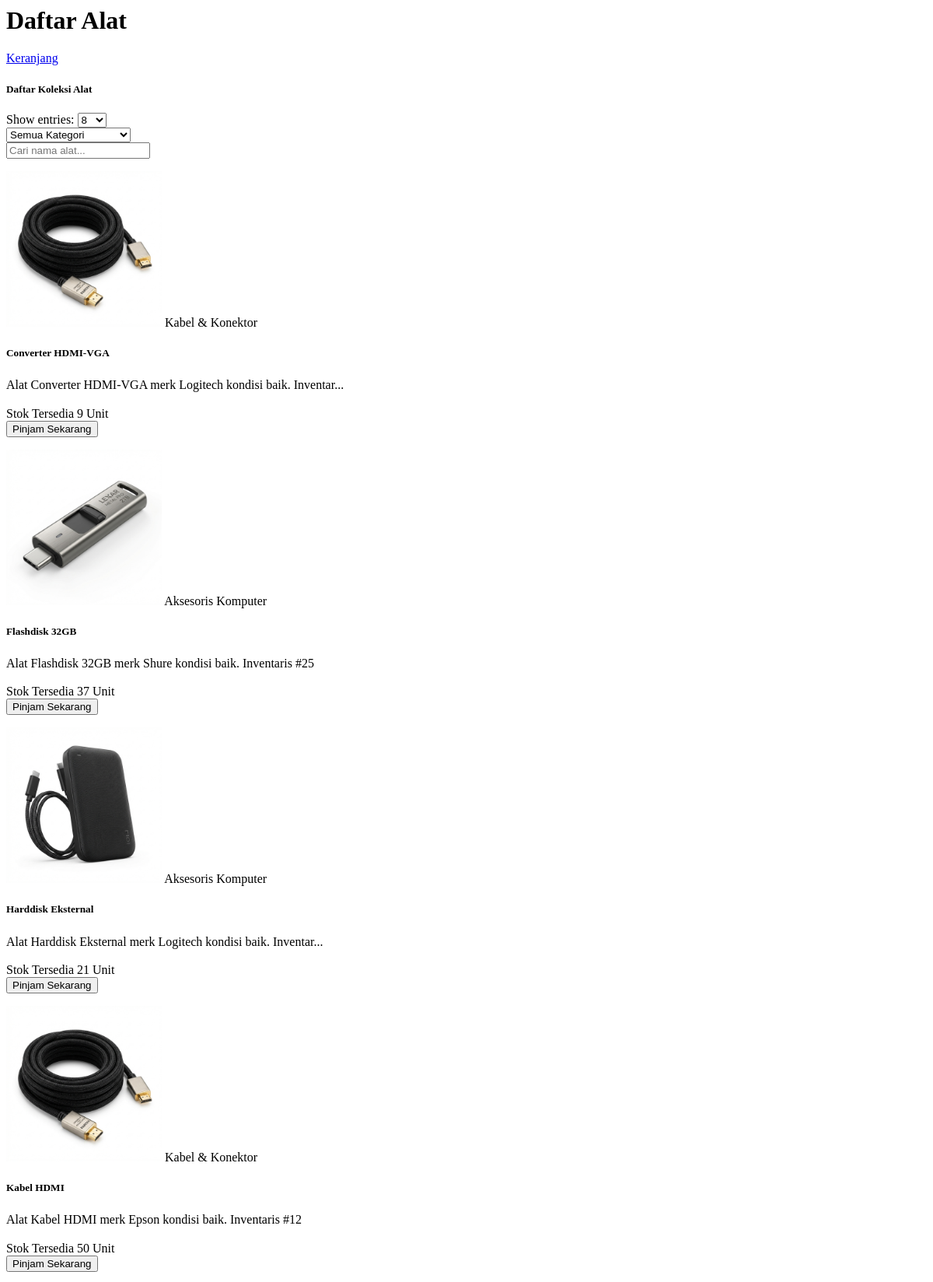
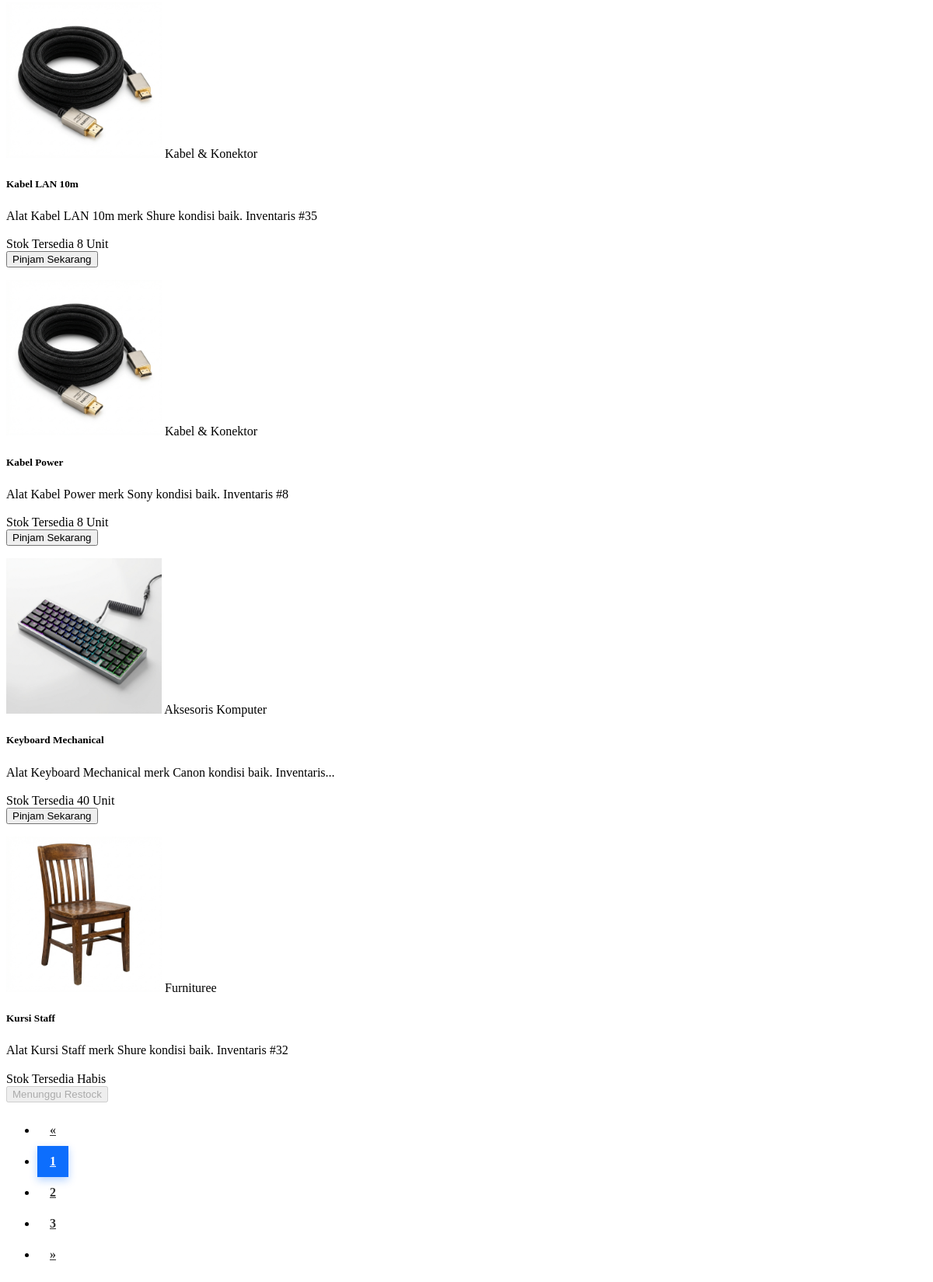
Page /peminjam/alat/index.php (signed in) on the committed database (2 pictures, top to bottom).
### tables this page shows
CREATE TABLE `alat` (
  `id_alat` int(11) NOT NULL,
  `id_kategori` int(11) NOT NULL,
  `nama_alat` varchar(100) NOT NULL,
  `deskripsi` text DEFAULT NULL,
  `stok` int(11) NOT NULL DEFAULT 0,
  `gambar` varchar(255) DEFAULT 'default.jpg'
);

CREATE TABLE `kategori` (
  `id_kategori` int(11) NOT NULL,
  `nama_kategori` varchar(50) NOT NULL
);

### admin/logic/alat_logic.php (called while the page is built, shortened)
<?php
require_once __DIR__ . '/../../config/database.php';
function ambil_alat_pagination($keyword = "", $limit = 8, $offset = 0, $kategori_id = "") {
    global $conn;
    $keyword = mysqli_real_escape_string($conn, $keyword);
    $kategori_id = mysqli_real_escape_string($conn, $kategori_id);
    $where_clauses = [];
    $where_sql = "";
    $query = "SELECT alat.*, kategori.nama_kategori
              FROM alat
              JOIN kategori ON alat.id_kategori = kategori.id_kategori
              $where_sql
              ORDER BY alat.nama_alat ASC
              LIMIT $limit OFFSET $offset";
    return mysqli_query($conn, $query);
}
function hitung_jumlah_alat($keyword = "", $kategori_id = "") {
    global $conn;
    $keyword = mysqli_real_escape_string($conn, $keyword);
    $kategori_id = mysqli_real_escape_string($conn, $kategori_id);
    $where_clauses = [];
    $where_sql = "";
    $query = "SELECT COUNT(*) as total
              FROM alat
              JOIN kategori ON alat.id_kategori = kategori.id_kategori
              $where_sql";
    $result = mysqli_query($conn, $query);
    $row = mysqli_fetch_assoc($result);
    return $row['total'];
}
?>

### functions/core/helper.php (called while the page is built, shortened)
<?php
function base_url($path = '') {
    return BASE_URL . $path;
}
?>

### peminjam/alat/index.php (the view, shortened to what this page needs)
<?php
require_once __DIR__ . '/../../config/database.php';
require_once __DIR__ . '/../../functions/core/helper.php';
require_once __DIR__ . '/../../admin/logic/alat_logic.php';
?>
            <div class="d-flex justify-content-between flex-wrap flex-md-nowrap align-items-center pt-3 pb-2 mb-3 border-bottom">
                <h1 class="h2">Daftar Alat</h1>
                <a href="index.php?page=keranjang" class="btn btn-success position-relative">
                    <i class="fas fa-shopping-cart"></i> Keranjang
                </a>
            </div>
<?php
$limit = isset($_GET['limit']) ? (int)$_GET['limit'] : 8;
$page_active = isset($_GET['halaman']) ? (int)$_GET['halaman'] : 1;
$start = ($limit * $page_active) - $limit;
$keyword = isset($_GET['q']) ? $_GET['q'] : '';
$kategori_id = isset($_GET['kategori']) ? $_GET['kategori'] : '';
$alats = ambil_alat_pagination($keyword, $limit, $start, $kategori_id);
$total_data = hitung_jumlah_alat($keyword, $kategori_id);
$total_pages = ceil($total_data / $limit);
?>
<div class="card shadow-sm border-0 mb-4">
    <div class="card-body p-3">
        <div class="d-flex justify-content-between flex-wrap align-items-center gap-3">
            <h5 class="m-0 fw-bold text-primary"><i class="fas fa-box-open me-2"></i>Daftar Koleksi Alat</h5>
            <form action="" method="GET" class="d-flex gap-3 align-items-center flex-wrap" onsubmit="return false;">
                <div class="d-flex align-items-center gap-2">
                    <span class="text-muted small fw-semibold">Show entries:</span>
                    <select name="limit" id="limit" class="form-select form-select-sm border-secondary-subtle" style="width: auto; cursor: pointer;">
                        <option value="8" <?= $limit == 8 ? 'selected' : '' ?>>8</option>
                    </select>
                </div>
                <select name="kategori" id="kategori" class="form-select form-select-sm border-secondary-subtle" style="width: 160px; cursor: pointer;">
                    <option value="">Semua Kategori</option>
                </select>
                <div class="input-group input-group-sm" style="width: 250px;">
                    <input type="text" name="q" id="keyword" class="form-control border-secondary-subtle" placeholder="Cari nama alat..." value="<?= htmlspecialchars($keyword) ?>" autocomplete="off">
                </div>
            </form>
        </div>
    </div>
</div>
<div id="container-alat">
    <?php if (mysqli_num_rows($alats) > 0): ?>
        <div class="row row-cols-1 row-cols-md-3 row-cols-lg-4 g-4 mb-5">
            <?php while($row = mysqli_fetch_assoc($alats)): ?>
            <div class="col">
                <div class="card h-100 shadow-sm border-0 hover-transform" style="transition: transform 0.2s;">
                    <div class="position-relative">
                        <img src="<?= base_url('assets/img/' . $row['gambar']) ?>" class="card-img-top object-fit-cover" alt="<?= $row['nama_alat'] ?>" style="height: 200px;">
                        <span class="position-absolute top-0 end-0 m-2 badge bg-white text-dark shadow-sm opacity-75">
                            <i class="fas fa-tag text-primary me-1"></i> <?= $row['nama_kategori'] ?>
                        </span>
                    </div>
                    <div class="card-body d-flex flex-column p-3">
                        <h5 class="card-title fw-bold text-dark mb-1"><?= $row['nama_alat'] ?></h5>
                        <p class="card-text small text-muted mb-3" style="line-height: 1.4;">
                            <?= substr($row['deskripsi'], 0, 60) ?><?= strlen($row['deskripsi']) > 60 ? '...' : '' ?>
                        </p>
                        <div class="mt-auto">
                            <div class="d-flex justify-content-between align-items-center mb-3">
                                <span class="small text-muted">Stok Tersedia</span>
                                <?php if($row['stok'] > 0): ?>
                                    <span class="fw-bold text-success"><?= $row['stok'] ?> Unit</span>
                                <?php else: ?>
                                    <span class="badge bg-danger">Habis</span>
                                <?php endif; ?>
                            </div>
                            <?php if ($row['stok'] > 0): ?>
                            <form method="POST" class="d-grid">
                                <button type="submit" name="add_to_cart" class="btn btn-primary rounded-pill btn-sm py-2 fw-semibold">
                                    <i class="fas fa-cart-plus me-2"></i>Pinjam Sekarang
                                </button>
                            </form>
                            <?php else: ?>
                                <button class="btn btn-secondary rounded-pill btn-sm w-100 py-2" disabled>
                                    <i class="fas fa-clock me-2"></i>Menunggu Restock
                                </button>
                            <?php endif; ?>
                        </div>
                    </div>
                </div>
            </div>
            <?php endwhile; ?>
        </div>
        <?php if ($total_pages > 1): ?>
        <nav aria-label="Page navigation" class="mb-5">
            <ul class="pagination justify-content-center">
                <li class="page-item <?= ($page_active <= 1) ? 'disabled' : '' ?>">
                    <a class="page-link rounded-circle mx-1" href="?page=alat&halaman=<?= $page_active - 1 ?>&q=<?= $keyword ?>&limit=<?= $limit ?>&kategori=<?= $kategori_id ?>" aria-label="Previous">
                        <span aria-hidden="true">&laquo;</span>
                    </a>
                </li>
                <?php for ($i = 1; $i <= $total_pages; $i++): ?>
                    <li class="page-item <?= ($i == $page_active) ? 'active' : '' ?>">
                        <a class="page-link rounded-circle mx-1" href="?page=alat&halaman=<?= $i ?>&q=<?= $keyword ?>&limit=<?= $limit ?>&kategori=<?= $kategori_id ?>">
                            <?= $i ?>
                        </a>
                    </li>
                <?php endfor; ?>
                <li class="page-item <?= ($page_active >= $total_pages) ? 'disabled' : '' ?>">
                    <a class="page-link rounded-circle mx-1" href="?page=alat&halaman=<?= $page_active + 1 ?>&q=<?= $keyword ?>&limit=<?= $limit ?>&kategori=<?= $kategori_id ?>" aria-label="Next">
                        <span aria-hidden="true">&raquo;</span>
                    </a>
                </li>
            </ul>
        </nav>
        <?php endif; ?>
    <?php endif; ?>
</div>

### peminjam/alat/index.php (style rules this page uses)
.page-link { border: none; color: #333; width: 40px; height: 40px; display: flex; align-items: center; justify-content: center; font-weight: 600; }
.page-item.active .page-link { background-color: #0d6efd; color: white; box-shadow: 0 4px 10px rgba(13, 110, 253, 0.3); }

### rows in the picture
alat: gambar (picture), id_kategori.nama_kategori "Kabel & Konektor", nama_alat "Converter HDMI-VGA", deskripsi "Alat Converter HDMI-VGA merk Logitech kondisi baik. Inventar", stok "9"
alat: gambar (picture), id_kategori.nama_kategori "Aksesoris Komputer", nama_alat "Flashdisk 32GB", deskripsi "Alat Flashdisk 32GB merk Shure kondisi baik. Inventaris #25", stok "37"
alat: gambar (picture), id_kategori.nama_kategori "Aksesoris Komputer", nama_alat "Harddisk Eksternal", deskripsi "Alat Harddisk Eksternal merk Logitech kondisi baik. Inventar", stok "21"
alat: gambar (picture), id_kategori.nama_kategori "Kabel & Konektor", nama_alat "Kabel HDMI", deskripsi "Alat Kabel HDMI merk Epson kondisi baik. Inventaris #12", stok "50"
alat: gambar (picture), id_kategori.nama_kategori "Kabel & Konektor", nama_alat "Kabel LAN 10m", deskripsi "Alat Kabel LAN 10m merk Shure kondisi baik. Inventaris #35", stok "8"
alat: gambar (picture), id_kategori.nama_kategori "Kabel & Konektor", nama_alat "Kabel Power", deskripsi "Alat Kabel Power merk Sony kondisi baik. Inventaris #8", stok "8"
alat: gambar (picture), id_kategori.nama_kategori "Aksesoris Komputer", nama_alat "Keyboard Mechanical", deskripsi "Alat Keyboard Mechanical merk Canon kondisi baik. Inventaris", stok "40"
alat: gambar (picture), id_kategori.nama_kategori "Furnituree", nama_alat "Kursi Staff", deskripsi "Alat Kursi Staff merk Shure kondisi baik. Inventaris #32", stok "Habis"
